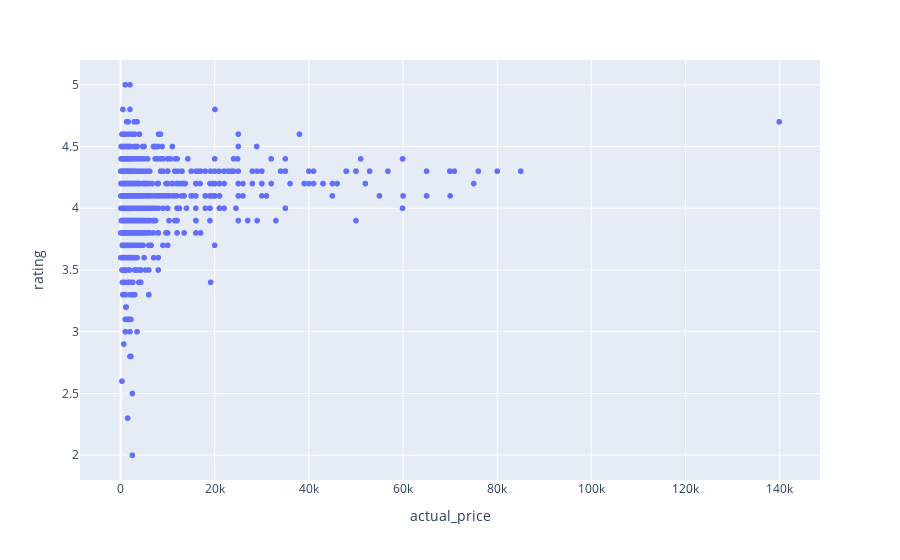

The cell this chart's notebook holds for it:
### Code cell
import plotly.express as px

fig = px.scatter(df, x = 'actual_price', y = 'rating')
fig.show()

### Figure 1 — Plotly figure (JSON) as saved in the notebook; plotly's stock layout.template omitted (floating-point values rounded to 4 significant figures; data arrays with more than 128 entries replaced by an {"elided": "..."} marker saying what was removed)
{"data": [{"hovertemplate": "actual_price=%{x}<br>rating=%{y}<extra></extra>", "legendgroup": "", "marker": {"color": "#636efa", "symbol": "circle"}, "mode": "markers", "name": "", "showlegend": false, "type": "scattergl", "x": {"elided": "1465 float values"}, "xaxis": "x", "y": {"elided": "1465 float values"}, "yaxis": "y"}], "layout": {"legend": {"tracegroupgap": 0}, "margin": {"t": 60}, "xaxis": {"anchor": "y", "domain": [0, 1], "title": {"text": "actual_price"}}, "yaxis": {"anchor": "x", "domain": [0, 1], "title": {"text": "rating"}}}}
